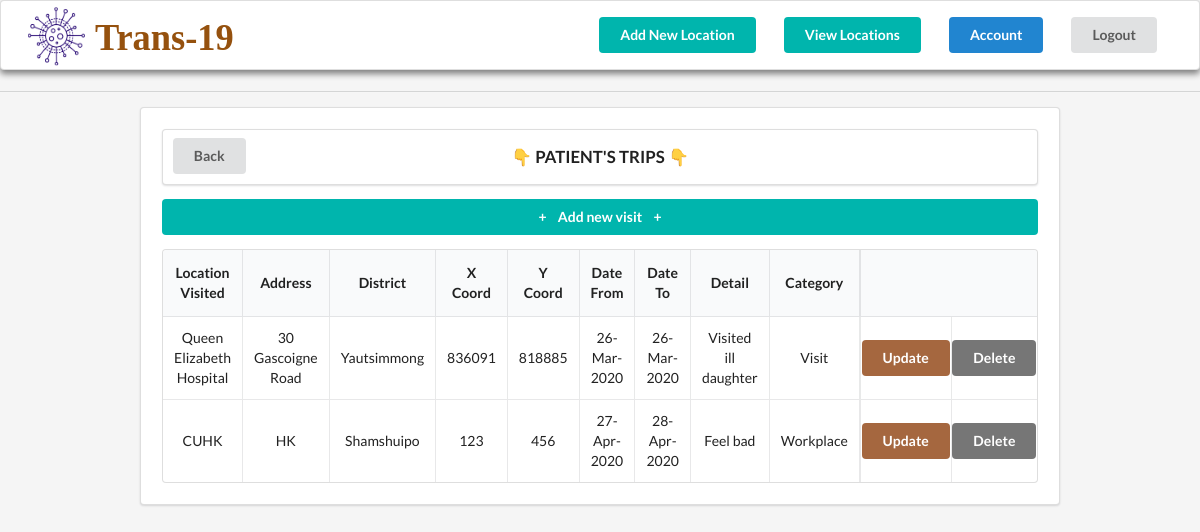
/patient/44/ (signed in), run on an earlier commit of the app's database.
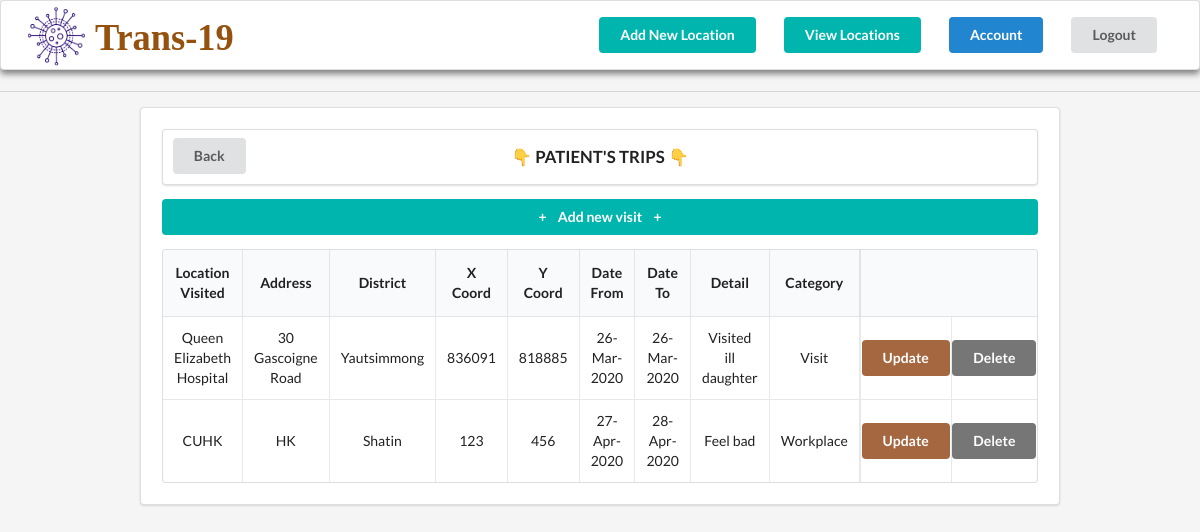
And on a later commit of the database.
### trans_19/models.py (models this page shows, shortened)
class Visit(models.Model):
    patient = models.ForeignKey(Patient, on_delete=models.CASCADE)
    location = models.ForeignKey(Location, on_delete=models.CASCADE, null=True, blank=True)
    date_From = models.DateField('Date From (YYYY-MM-DD)')
    date_To = models.DateField('Date To (YYYY-MM-DD)')
    details = models.CharField(max_length=70)
    category = models.CharField(max_length=9, choices=VISIT_CHOICES)

class Location(models.Model):
    name = models.CharField('Location Visited', max_length=70)
    address = models.CharField(max_length=70)
    district = models.CharField(max_length=17, choices=DISTRICTS_CHOICES)
    xCoord = models.IntegerField('X Coordinate')
    yCoord = models.IntegerField('Y Coordinate')
    category = models.CharField(max_length=9, choices=VISIT_CHOICES)

### trans_19/views.py (the view)
# urls.py: path('patient/<int:patient>/', PatientDetailView.as_view(),
class PatientDetailView(LoginRequiredMixin, TemplateView):
    template_name = 'patients/patient_trips.html'
    def get_context_data(self, **kwargs):
        patient = self.kwargs['patient']
        context = super().get_context_data(**kwargs)
        context['visit_list'] = Visit.objects.filter(patient__pk=patient)
        context['patient'] = Patient.objects.get(pk=patient)
        return context

### trans_19/templates/patients/patient_trips.html
{% extends "patients/index.html" %}
{% block content %}
<div class="ui divider"></div>
<div class="ui segment" style="margin:0 10em; padding: 1.5em;">
  <div class="ui segment" style="font-weight: 700; font-size: 1.2em; position: relative; padding: 0;">
    <a href="{%url 'trans_19_home'%}">
      <div class="ui button" style="position:absolute; left:0px; margin: 0.6em 0 0 0.7em">Back</div>
    </a>
    <div class="cent" style="margin: 0 auto; text-align: center; padding: 1em 0;">👇 PATIENT'S TRIPS 👇</div>
  </div>
  <div>
    <a class="ui teal button" href="{%url 'trans_19_addPatientVisit' patient.id %}" style="width: 100%;">+<span
        style="margin:0 0.8em">Add new
        visit</span>+</a>
  </div>
  <table class="ui celled table" style="text-align: center;">
    <thead>
      <tr>
        <th>Location Visited</th>
        <th>Address</th>
        <th>District</th>
        <th>X Coord</th>
        <th>Y Coord</th>
        <th>Date From</th>
        <th>Date To</th>
        <th>Detail</th>
        <th>Category</th>
        <th colspan="2" style="border-left:0.2em solid rgba(34,36,38,.1);"></th>
      </tr>
    </thead>
    <tbody>
      {% for visit in visit_list %}
      <tr>
        <td data-label="NameLocation">{{visit.location.name}}</td>
        <td data-label="Address">{{visit.location.address}}</td>
        <td data-label="District">{{visit.location.district|capfirst}}</td>
        <td data-label="xCoord">{{visit.location.xCoord}}</td>
        <td data-label="yCoord">{{visit.location.yCoord}}</td>
        <td data-label="DateFrom">{{visit.date_From|date:"d-M-Y"}}</td>
        <td data-label="DateTo">{{visit.date_To|date:"d-M-Y"}}</td>
        <td data-label="Details">{{visit.details}}</td>
        <td data-label="Category">{{visit.location.category|capfirst}}</td>
        <td style="border-left:0.2em solid rgba(34,36,38,.1); padding-left:0.05em; padding-right:0.05em; "><a
            class="ui brown button" href="{%url 'trans_19_updatePatientVisit' patient.id visit.id %}"
            style="margin:0">Update</a>
        </td>
        <td style="padding-left:0.05em; padding-right:0.05em;"><a class="ui grey button"
            href="{%url 'trans_19_deletePatientVisit' patient.id visit.id %}" style="margin:0">Delete</a>
        </td>
      </tr>
      {% endfor %}
    </tbody>
  </table>
</div>
{% endblock content %}

What changed in the data, as far as the page shows it:
changed through a linked row, Visit "Feel bad": location.district "Shamshuipo" → "Shatin"
